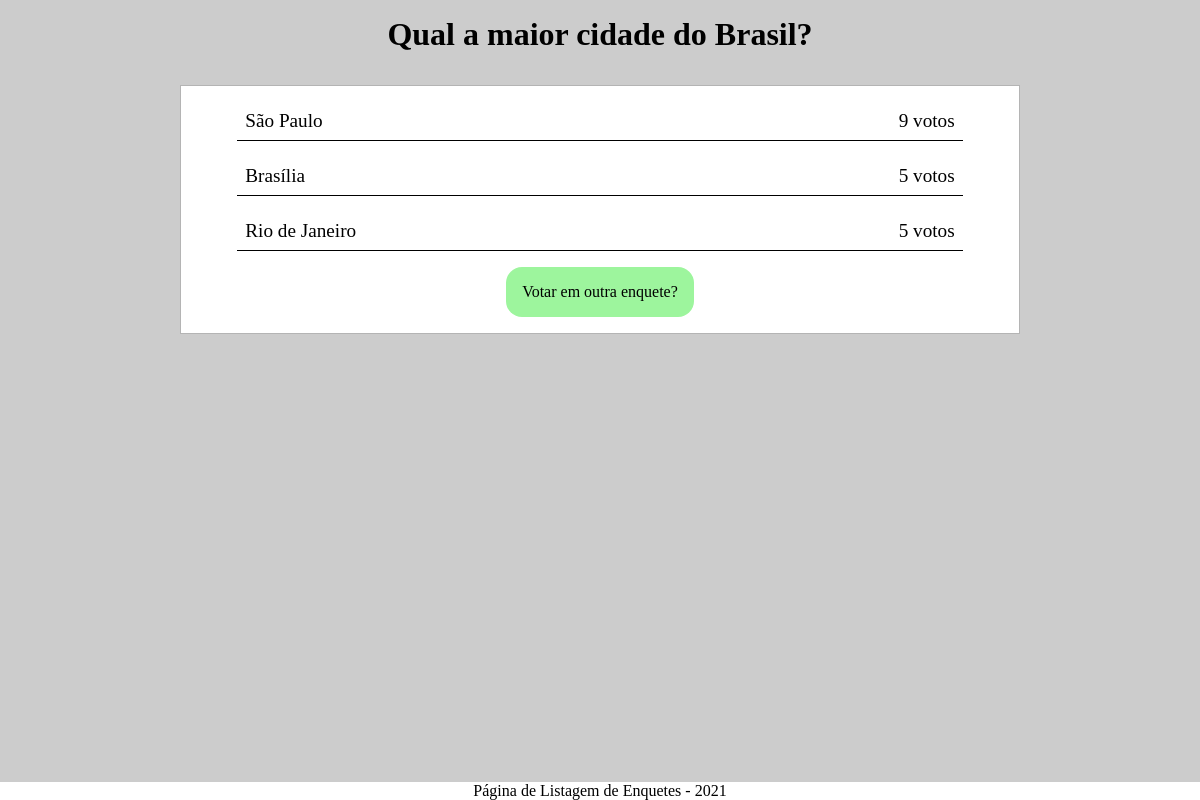
Screenshot of /polls/5/results/ with the database file from the repository.
### polls/models.py (models this page shows, shortened)
class Question(models.Model):  # criando a tabela
    question_text = models.CharField(max_length=200)
    pub_date = models.DateTimeField('date published')
    def was_published_recently(self):
        now = timezone.now()
        return now - datetime.timedelta(days=1) <= self.pub_date <= now
    was_published_recently.admin_order_field = "pub_date"  # parametro usado para ordenar
    was_published_recently.boolean = True  # é considerada uma booleans, então passa a mostrar de forma mais clara isso
    was_published_recently.shor_description = "Published recently!"  # mensagem que é mostrada

class Choice(models.Model):
    question = models.ForeignKey(Question, on_delete=models.CASCADE)
    choice_text = models.CharField(max_length=200)
    votes = models.IntegerField(default=0)

### polls/views.py (the view)
# urls.py: path('<int:pk>/results/', views.ResultsView.as_view(), name='results'),
class ResultsView(generic.DetailView):
    model = Question
    template_name = "polls/results.html"

### polls/templates/polls/results.html (shortened to what this page needs)
{% load static %}
<!DOCTYPE html>
<html lang="pt-br">
  <head>
    <link rel="stylesheet" type="text/css" href="{% static "polls/results.css"%}">
  </head>
  <body>
    <header>
      <h1>{{question.question_text}}</h1>
    </header>
    <main>
      <div class="choices-group">
        {% for choice in question.choice_set.all %}
        <div class="option-group">
          <p>{{ choice.choice_text }}</p>
          <p>{{ choice.votes }} voto{{ choice.votes|pluralize }}</p>
        </div>
        {% endfor %}
        <a href="{% url 'polls:index' %}">Votar em outra enquete?</a>
      </div>
    </main>
    <footer>
      <p>Página de Listagem de Enquetes - 2021</p>
    </footer>
  </body>
</html>

### polls/static/polls/results.css (style rules this page uses)
* { box-sizing: border-box; padding: 0; margin: 0; }
body { font-family: Georgia, "Times New Roman", Times, serif; background-color: #ccc; }
header { display: flex; justify-content: center; align-items: center; margin: 1rem 0; background: fixed; margin-bottom: 2rem; }
header h1 { font-size: 2rem; }
main { display: flex; justify-content: center; align-items: center; }
.choices-group { border: 0.1rem solid rgb(180, 180, 180); width: 70%; padding: 1rem; display: flex; justify-content: center; align-items: center; flex-direction: column; background-color: white; }
.option-group { display: flex; justify-content: space-between; align-items: center; width: 90%; padding: 0.5rem; border-bottom: 0.1rem solid black; margin-bottom: 1rem; font-size: 1.2rem; }
a { text-decoration: none; color: black; background-color: rgb(157, 245, 157); padding: 1rem; border-radius: 1rem; size: 1rem; transition: opacity 0.6s; }
footer { position: absolute; bottom: 0; width: 100%; display: flex; justify-content: center; align-items: center; background-color: white; }

### rows the page displays
Question: question_text "Qual a maior cidade do Brasil?"
Choice: choice_text "São Paulo", votes "9"
Choice: choice_text "Brasília", votes "5"
Choice: choice_text "Rio de Janeiro", votes "5"
